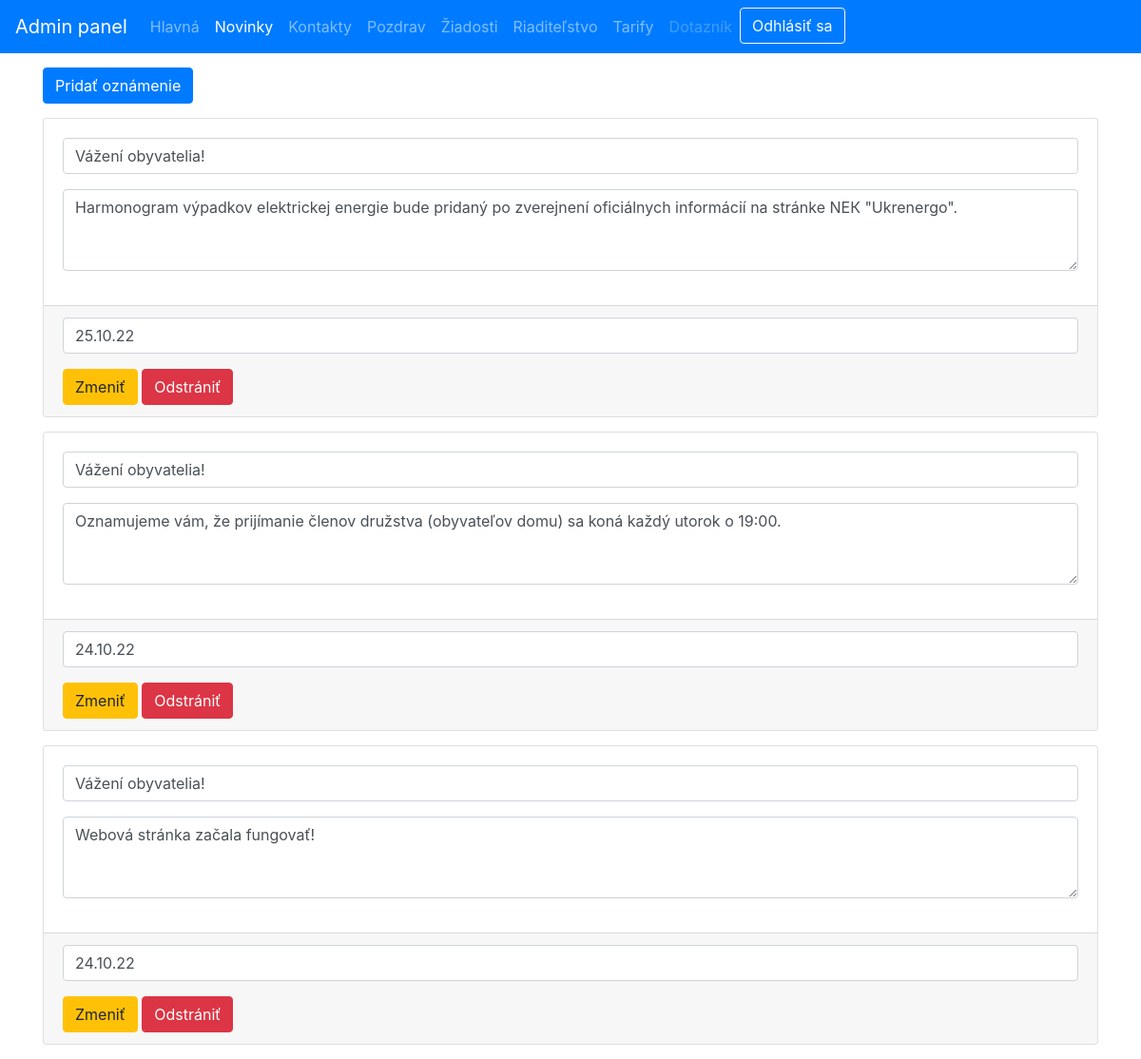
The page /admin/adminPage.php (signed in) on the database its author committed.
### tables this page shows
CREATE TABLE `news` (
  `id` int NOT NULL,
  `title` varchar(5000) DEFAULT NULL,
  `text` varchar(5000) DEFAULT NULL,
  `date` varchar(50) DEFAULT NULL
);

### admin/adminPage.php (the view, shortened to what this page needs)
<?php
	require "../connection.php";
	$link = mysqli_connect($host, $user, $password, $datebase);
	$result = mysqli_query($link, "SELECT * FROM `news` ORDER BY `news`.`id` DESC");
	$rows = mysqli_fetch_all($result, MYSQLI_ASSOC);
?>
<!DOCTYPE html>
<html lang="en">
<head>
	<link rel="stylesheet" href="https://cdn.jsdelivr.net/npm/bootstrap@4.6.0/dist/css/bootstrap.min.css">
</head>
<body>
	<?php if($_COOKIE['user'] == 'admin') : ?>
		<nav class="navbar navbar-expand-lg navbar-dark bg-primary">
  			<a class="navbar-brand" href="#">Admin panel</a>
			<div class="collapse navbar-collapse" id="navbarNavAltMarkup">
			  <div class="navbar-nav">
			    <a class="nav-link" href="../">Hlavná </a>
			    <a class="nav-link active" href="#">Novinky</a>
			    <a href="contacts.php" class="nav-link">Kontakty</a>
			    <a href="mainInfo.php" class="nav-link">Pozdrav</a>
			    <a href="applications.php" class="nav-link">Žiadosti</a>
			    <a href="rule.php" class="nav-link">Riaditeľstvo</a>
			    <a href="tariffs.php" class="nav-link">Tarify</a>
			    <a class="nav-link disabled" href="questions.php">Dotazník</a>
			    <form method="post" action="">
					<input class="btn btn-outline-light" type="submit" name="logoutAdmin" value="Odhlásiť sa">
				</form>
			  </div>
			</div>
		</nav>
		<div class="container" style="padding-top: 15px;">
			<button style="margin-bottom: 15px;" type="button" class="btn btn-primary" data-toggle="modal" data-target="#exampleModal">
  				Pridať oznámenie
			</button>
			<?php
			foreach ($rows as $row){
                      echo "<div class='card' style='margin-bottom: 15px'>
                      <form action='' method='post'>
                    <div class='card-body'>
                    <div class='form-group'>
                    	<input name='editNewsTitle' class='form-control' type='text' value='" . $row['title'] . "''>
                    </div>
                      <div class='form-group'>
                      <textarea rows='3' name='editNewsText' class='form-control'>" . $row['text'] . "</textarea>
                      </div>
                    </div>
                    <div class='card-footer'>
                    <div class='form-group'>
                      <input class='form-control' name='editNewsDate' value='". $row['date'] . "'>
                    </div>
                    <input type='hidden' name='editNewsId' value='".$row['id']."'>
                    	<input class='btn btn-warning' type='submit' name='submitEditNews' value='Zmeniť'>
                    	<form action='' method='post' style='margin-top: 15px;'>
                    	<input type='hidden' name='deleteNewsId' value='".$row['id']."'>
                    	<input class='btn btn-danger' type='submit' name='submitDeleteNews' value='Odstrániť'>
                    </form>
                      </form>
                    </div>
                  </div>";
                    }
			?>
	<?php endif; ?>
</body>
</html>

### rows shown on the page
news: editNewsTitle "Vážení obyvatelia!", editNewsText "Harmonogram výpadkov elektrickej energie bude pridaný po zverejnení oficiálnych informácií na stránke NЕК \"Ukrenergo\".", editNewsDate "25.10.22"
news: editNewsTitle "Vážení obyvatelia!", editNewsText "Oznamujeme vám, že prijímanie členov družstva (obyvateľov domu) sa koná každý utorok o 19:00.", editNewsDate "24.10.22"
news: editNewsTitle "Vážení obyvatelia!", editNewsText "Webová stránka začala fungovať!", editNewsDate "24.10.22"
